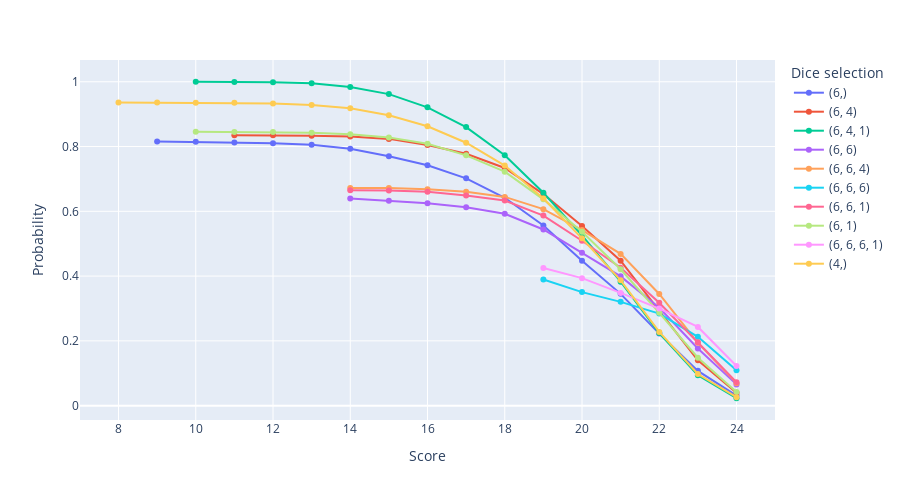

Here is the notebook cell this chart was saved with:
### Code cell
df = compute_ccdf_dataframe(samples["Middle"])

fig = px.line(
    df, x="Score", y="Probability", color="Dice selection",
    markers=True, height=500, width=900
)
fig.show()

### Figure 1 — Plotly figure (JSON) as saved in the notebook; plotly's stock layout.template omitted (floating-point values rounded to 4 significant figures)
{"data": [{"hovertemplate": "Dice selection=(6,)<br>Score=%{x}<br>Probability=%{y}<extra></extra>", "legendgroup": "(6,)", "line": {"color": "#636efa", "dash": "solid"}, "marker": {"symbol": "circle"}, "mode": "markers+lines", "name": "(6,)", "orientation": "v", "showlegend": true, "type": "scatter", "x": [8, 9, 10, 11, 12, 13, 14, 15, 16, 17, 18, 19, 20, 21, 22, 23, 24], "xaxis": "x", "y": [null, 0.8156, 0.8144, 0.8125, 0.8098, 0.8057, 0.793, 0.77, 0.7421, 0.7019, 0.6418, 0.5564, 0.4475, 0.3451, 0.2224, 0.1074, 0.0311], "yaxis": "y"}, {"hovertemplate": "Dice selection=(6, 4)<br>Score=%{x}<br>Probability=%{y}<extra></extra>", "legendgroup": "(6, 4)", "line": {"color": "#EF553B", "dash": "solid"}, "marker": {"symbol": "circle"}, "mode": "markers+lines", "name": "(6, 4)", "orientation": "v", "showlegend": true, "type": "scatter", "x": [8, 9, 10, 11, 12, 13, 14, 15, 16, 17, 18, 19, 20, 21, 22, 23, 24], "xaxis": "x", "y": [null, null, null, 0.8347, 0.8345, 0.8336, 0.8309, 0.8236, 0.805, 0.7777, 0.7339, 0.6532, 0.5546, 0.4473, 0.2929, 0.1403, 0.0396], "yaxis": "y"}, {"hovertemplate": "Dice selection=(6, 4, 1)<br>Score=%{x}<br>Probability=%{y}<extra></extra>", "legendgroup": "(6, 4, 1)", "line": {"color": "#00cc96", "dash": "solid"}, "marker": {"symbol": "circle"}, "mode": "markers+lines", "name": "(6, 4, 1)", "orientation": "v", "showlegend": true, "type": "scatter", "x": [8, 9, 10, 11, 12, 13, 14, 15, 16, 17, 18, 19, 20, 21, 22, 23, 24], "xaxis": "x", "y": [null, null, 1.0, 0.9996, 0.9986, 0.9952, 0.984, 0.9618, 0.921, 0.86, 0.7729, 0.6574, 0.5255, 0.3826, 0.2239, 0.0938, 0.0228], "yaxis": "y"}, {"hovertemplate": "Dice selection=(6, 6)<br>Score=%{x}<br>Probability=%{y}<extra></extra>", "legendgroup": "(6, 6)", "line": {"color": "#ab63fa", "dash": "solid"}, "marker": {"symbol": "circle"}, "mode": "markers+lines", "name": "(6, 6)", "orientation": "v", "showlegend": true, "type": "scatter", "x": [8, 9, 10, 11, 12, 13, 14, 15, 16, 17, 18, 19, 20, 21, 22, 23, 24], "xaxis": "x", "y": [null, null, null, null, null, null, 0.6399, 0.6326, 0.6251, 0.6128, 0.5925, 0.5439, 0.472, 0.3991, 0.3024, 0.1765, 0.0656], "yaxis": "y"}, {"hovertemplate": "Dice selection=(6, 6, 4)<br>Score=%{x}<br>Probability=%{y}<extra></extra>", "legendgroup": "(6, 6, 4)", "line": {"color": "#FFA15A", "dash": "solid"}, "marker": {"symbol": "circle"}, "mode": "markers+lines", "name": "(6, 6, 4)", "orientation": "v", "showlegend": true, "type": "scatter", "x": [8, 9, 10, 11, 12, 13, 14, 15, 16, 17, 18, 19, 20, 21, 22, 23, 24], "xaxis": "x", "y": [null, null, null, null, null, null, 0.6722, 0.6716, 0.6684, 0.6602, 0.6444, 0.6067, 0.542, 0.4685, 0.3447, 0.1941, 0.0694], "yaxis": "y"}, {"hovertemplate": "Dice selection=(6, 6, 6)<br>Score=%{x}<br>Probability=%{y}<extra></extra>", "legendgroup": "(6, 6, 6)", "line": {"color": "#19d3f3", "dash": "solid"}, "marker": {"symbol": "circle"}, "mode": "markers+lines", "name": "(6, 6, 6)", "orientation": "v", "showlegend": true, "type": "scatter", "x": [8, 9, 10, 11, 12, 13, 14, 15, 16, 17, 18, 19, 20, 21, 22, 23, 24], "xaxis": "x", "y": [null, null, null, null, null, null, null, null, null, null, null, 0.3894, 0.3505, 0.3204, 0.2841, 0.2126, 0.1092], "yaxis": "y"}, {"hovertemplate": "Dice selection=(6, 6, 1)<br>Score=%{x}<br>Probability=%{y}<extra></extra>", "legendgroup": "(6, 6, 1)", "line": {"color": "#FF6692", "dash": "solid"}, "marker": {"symbol": "circle"}, "mode": "markers+lines", "name": "(6, 6, 1)", "orientation": "v", "showlegend": true, "type": "scatter", "x": [8, 9, 10, 11, 12, 13, 14, 15, 16, 17, 18, 19, 20, 21, 22, 23, 24], "xaxis": "x", "y": [null, null, null, null, null, null, 0.6649, 0.6644, 0.6605, 0.649, 0.6333, 0.5867, 0.5092, 0.426, 0.3177, 0.196, 0.0721], "yaxis": "y"}, {"hovertemplate": "Dice selection=(6, 1)<br>Score=%{x}<br>Probability=%{y}<extra></extra>", "legendgroup": "(6, 1)", "line": {"color": "#B6E880", "dash": "solid"}, "marker": {"symbol": "circle"}, "mode": "markers+lines", "name": "(6, 1)", "orientation": "v", "showlegend": true, "type": "scatter", "x": [8, 9, 10, 11, 12, 13, 14, 15, 16, 17, 18, 19, 20, 21, 22, 23, 24], "xaxis": "x", "y": [null, null, 0.8454, 0.8452, 0.8447, 0.8429, 0.8381, 0.8281, 0.8083, 0.7727, 0.7225, 0.6369, 0.5366, 0.4211, 0.2866, 0.148, 0.0419], "yaxis": "y"}, {"hovertemplate": "Dice selection=(6, 6, 6, 1)<br>Score=%{x}<br>Probability=%{y}<extra></extra>", "legendgroup": "(6, 6, 6, 1)", "line": {"color": "#FF97FF", "dash": "solid"}, "marker": {"symbol": "circle"}, "mode": "markers+lines", "name": "(6, 6, 6, 1)", "orientation": "v", "showlegend": true, "type": "scatter", "x": [8, 9, 10, 11, 12, 13, 14, 15, 16, 17, 18, 19, 20, 21, 22, 23, 24], "xaxis": "x", "y": [null, null, null, null, null, null, null, null, null, null, null, 0.4247, 0.3936, 0.348, 0.2997, 0.243, 0.1223], "yaxis": "y"}, {"hovertemplate": "Dice selection=(4,)<br>Score=%{x}<br>Probability=%{y}<extra></extra>", "legendgroup": "(4,)", "line": {"color": "#FECB52", "dash": "solid"}, "marker": {"symbol": "circle"}, "mode": "markers+lines", "name": "(4,)", "orientation": "v", "showlegend": true, "type": "scatter", "x": [8, 9, 10, 11, 12, 13, 14, 15, 16, 17, 18, 19, 20, 21, 22, 23, 24], "xaxis": "x", "y": [0.9357, 0.9356, 0.9355, 0.9348, 0.9332, 0.9283, 0.9179, 0.8966, 0.8626, 0.8118, 0.7413, 0.6394, 0.5166, 0.3868, 0.2275, 0.0976, 0.0262], "yaxis": "y"}], "layout": {"height": 500, "legend": {"title": {"text": "Dice selection"}, "tracegroupgap": 0}, "margin": {"t": 60}, "width": 900, "xaxis": {"anchor": "y", "domain": [0, 1], "title": {"text": "Score"}}, "yaxis": {"anchor": "x", "domain": [0, 1], "title": {"text": "Probability"}}}}
